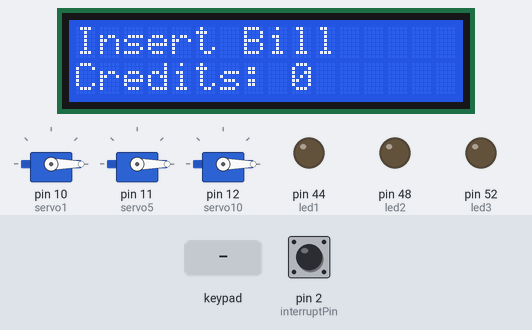
Bench run of a sketch on a simulated Arduino Mega 2560, built with avr-gcc and run on an emulated ATmega2560. Shown: 16×2 character LCD, 3 × servo, output pins drawn as LEDs (lit = HIGH). The inputs (shaded band) are chosen by the test bench; at power-on: pin 2 (interruptPin) HIGH. What the sketch prints to the serial monitor is not drawn.

Above: at 2.2 s.
2.3 s: pin 2 (interruptPin) pulled LOW for 0.15 s
At 2.9 s:
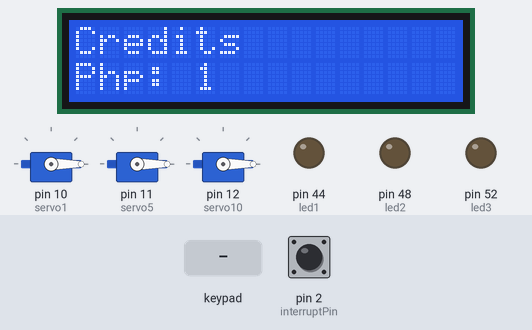
3.9 s: key 'A' pressed
At 4.3 s:
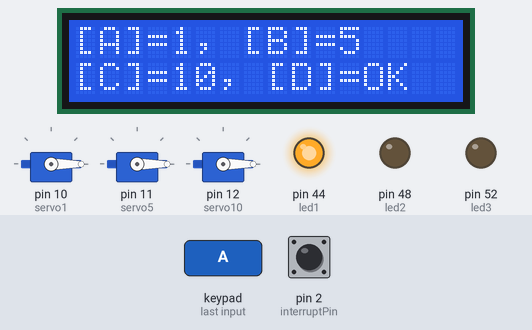
5.4 s: keypad keys 2 2 2 4 2 6 2 8 pressed 0.4 s apart
At 7.2 s:
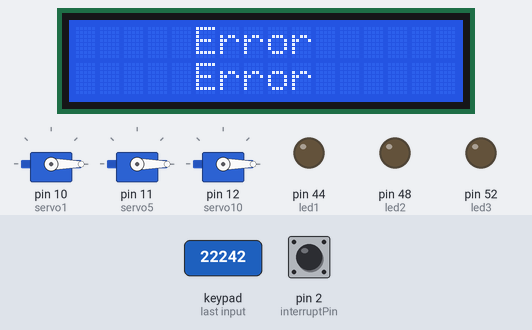
10.1 s: pin 2 (interruptPin) pulled LOW for 1 s
At 10.32 s:
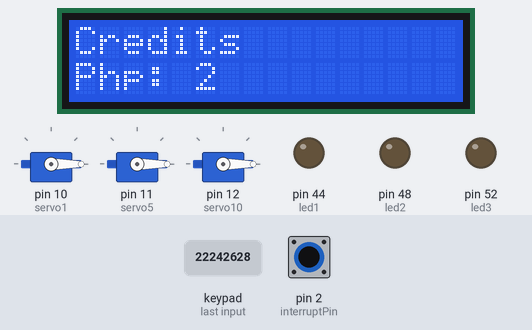
Timing chart, 0 to 12.7 s (numbered marks = the images above; inputs shaded):
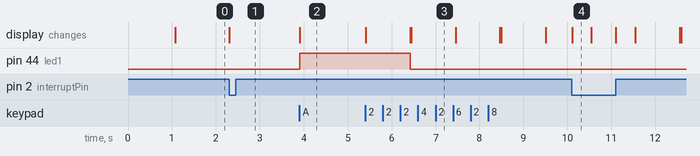

The sketch:

apex5400_bill.ino.ino
```cpp
/*
 * bitbucket.com/blckclov3r
 * github.com/blckclov3r
 * facebook.com/blckclov3r
 * blckclov3r@gmail.com
 * instagram.com/blckclov3r
 *
 */

//header
#include <Wire.h>
#include <String.h>
#include <LiquidCrystal.h>
#include <Keypad.h>
#include <Servo.h>

//led indicator
#define led1 44
#define led2 48
#define led3 52

//servo
#define servo1 10
#define servo5 11
#define servo10 12


Servo myservo1;
Servo myservo5;
Servo myservo10;

// twelve servo objects can be created on most boards
int pos = 0;    // variable to store the servo position

const byte interruptPin = 2;
boolean displayMe = true;

const int rs = 8, en = 9, d4 = 4, d5 = 5, d6 = 6, d7 = 7;
LiquidCrystal lcd(rs, en, d4, d5, d6, d7);

const byte ROWS = 4; //four rows
const byte COLS = 4; //four columns
//define the cymbols on the buttons of the keypads
char hexaKeys[ROWS][COLS] = {
  {'1', '2', '3', 'A'},
  {'4', '5', '6', 'B'},
  {'7', '8', '9', 'C'},
  {'*', '0', '#', 'D'}
};

byte rowPins[ROWS] = {22, 24, 26, 28}; //connect to the row pinouts of the keypad
byte colPins[COLS] = {30, 32, 34, 36}; //connect to the column pinouts of the keypad
//initialize an instance of class NewKeypad
Keypad customKeypad = Keypad( makeKeymap(hexaKeys), rowPins, colPins, ROWS, COLS);
//A = 1 B = 5 = C 10

int pulses = 0;

void setup() {
  lcd.begin(16, 2);
  Serial.begin(9600);

  pinMode(led1, OUTPUT);
  pinMode(led2, OUTPUT);
  pinMode(led3, OUTPUT);

  myservo1.attach(servo1);
  myservo5.attach(servo5);
  myservo10.attach(servo10);
  myservo1.write(0);
  myservo5.write(0);
  myservo10.write(0);

  digitalWrite(led1, LOW);
  digitalWrite(led2, LOW);
  digitalWrite(led3, LOW);

  pinMode(interruptPin, INPUT_PULLUP);
  attachInterrupt(0, countPulses, CHANGE);
  lcd.setCursor(5, 0);
  lcd.print("ALJUN");
  lcd.setCursor(0, 1);
  lcd.print("");
  delay(1000);
  lcd.clear();
}


boolean display_condition = false;
void countPulses() {
  lcd.clear();
  int val = digitalRead(2);
  display_condition = true;
  if (val == LOW) {
    lcd.clear();
    pulses += 1;
    displayMe = true;
  }
  credits();

}
boolean state = true;
void loop() {

  myservo1.write(0);
  myservo5.write(0);
  myservo10.write(0);

  digitalWrite(led1, LOW);
  digitalWrite(led2, LOW);
  digitalWrite(led3, LOW);
  if (!display_condition) {
    insertBill();
    display_condition = true;
  }

  char customKey = customKeypad.getKey();

  if (customKey != NO_KEY && pulses != 0) {

    Serial.println(customKey);
    getDisplayABC();
    switch (customKey) {
        lcd.clear();
      case 'A':
        digitalWrite(led1, HIGH);
        if (state == true) {
          Serial.println("You've press letter A");
          state = false;
          if (customKeypad.waitForKey() == 'D') {
            Serial.println("You've press letter D");
            insertBill();
            delay(100);
            for (int i = pulses ; i > 0; i--) {
              pulses = pulses - 1;
              delay(500);
              for (pos = 0; pos <= 90; pos += 1) { // goes from 0 degrees to 180 degrees
                // in steps of 1 degree
                myservo1.write(pos);              // tell servo to go to position in variable 'pos'
                delay(1);                       // waits 15ms for the servo to reach the position
              }
              for (pos = 90; pos >= 0; pos -= 1) { // goes from 180 degrees to 0 degrees
                myservo1.write(pos);              // tell servo to go to position in variable 'pos'
                delay(1);                       // waits 15ms for the servo to reach the position
              }
              insertBill();
              if (pulses == 0 || pulses == -1) {
                pulses = 0;
                display_condition = false;
                break;
              }
            }
          } else {
            displayError();
            lcd.clear();
            credits();
            state = true;
            break;
          }
        } else {
          break;
        }
        break;
      case 'B':
        digitalWrite(led2, HIGH);
        if (state == true) {
          state = false;
          Serial.println("You've press letter B");
          if (customKeypad.waitForKey() == 'D') {
            Serial.println("You've press letter D");
            insertBill();
            for (int i = pulses ; i > 0; i -= 5) {
              pulses = pulses - 5;
              delay(500);
              for (pos = 0; pos <= 90; pos += 1) { // goes from 0 degrees to 180 degrees
                // in steps of 1 degree
                myservo5.write(pos);              // tell servo to go to position in variable 'pos'
                delay(1);                       // waits 15ms for the servo to reach the position
              }
              for (pos = 90; pos >= 0; pos -= 1) { // goes from 180 degrees to 0 degrees
                myservo5.write(pos);              // tell servo to go to position in variable 'pos'
                delay(1);                       // waits 15ms for the servo to reach the position
              }
              insertBill();
              if (pulses == 0 || pulses == -1) {
                pulses = 0;
                state = true;
                display_condition = false;
                break;
              }
            }
          } else {
            displayError();
            break;
          }
        } else {
          break;
        }
        break;
      case 'C':
        digitalWrite(led3, HIGH);
        if (state == true) {
          state = false;
          Serial.println("You've press letter C");
          if (customKeypad.waitForKey() == 'D') {
            Serial.println("You've press letter D");
            insertBill();
            delay(100);
            for (int i = pulses ; i > 0; i -= 10) {
              pulses = pulses - 10;
              delay(500);
              for (pos = 0; pos <= 90; pos += 1) { // goes from 0 degrees to 180 degrees
                // in steps of 1 degree
                myservo10.write(pos);              // tell servo to go to position in variable 'pos'
                delay(1);                       // waits 15ms for the servo to reach the position
              }
              for (pos = 90; pos >= 0; pos -= 1) { // goes from 180 degrees to 0 degrees
                myservo10.write(pos);              // tell servo to go to position in variable 'pos'
                delay(1);                       // waits 15ms for the servo to reach the position
              }
              insertBill();
              if (pulses == 0 || pulses == -1) {
                pulses = 0;
                state = true;
                display_condition = false;
                break;
              }
            }
          } else {
            displayError();
            break;
          }
        } else {
          break;
        }
        break;
      default:
        Serial.println("switch default invoked");
        displayError();
        delay(1000);
        lcd.clear();
        credits();
        display_condition = false;
        break;
    }
  }

  if (displayMe) {
    if (pulses <= 0 || pulses == -1) {
      pulses = 0;
      insertBill();
      display_condition = false;
      state = true;
    }
    display_condition = true;
    Serial.print("displayMe: ");
    Serial.println(pulses);
    displayMe = false;
  }
}

void getDisplayABC() {
  lcd.clear();
  lcd.setCursor(0, 0);
  lcd.print("[A]=1, [B]=5");
  lcd.setCursor(0, 1);
  lcd.print("[C]=10, [D]=OK");
}

void insertBill() {
  lcd.clear();
  lcd.setCursor(0, 0);
  lcd.print("Insert Bill");
  lcd.setCursor(0, 1);
  lcd.print("Credits: " + String(pulses));
}

void credits() {
  lcd.clear();
  lcd.setCursor(0, 0);
  lcd.print("Credits");
  lcd.setCursor(0, 1);
  lcd.print("Php: " + String(pulses));
}
void displayError() {
  lcd.clear();
  lcd.setCursor(5, 0);
  lcd.print("Error");
  lcd.setCursor(5, 1);
  lcd.print("Error");
  delay(1000);
  getDisplayABC();
  state = true;
}

//end of program :D
```

Measured:
- after the input at 2.3 s, the display: changes at once (image 1)
- after the input at 3.9 s, pin 44 (led1): LOW → HIGH at once; the display: changes at once (image 2)
- after the input at 5.4 s, pin 44 (led1): HIGH → LOW after 1.0 s; the display: changes at once (image 3)
- what the display in image 4 shows lasts 0.4 s, from 10.1 s to 10.5 s
